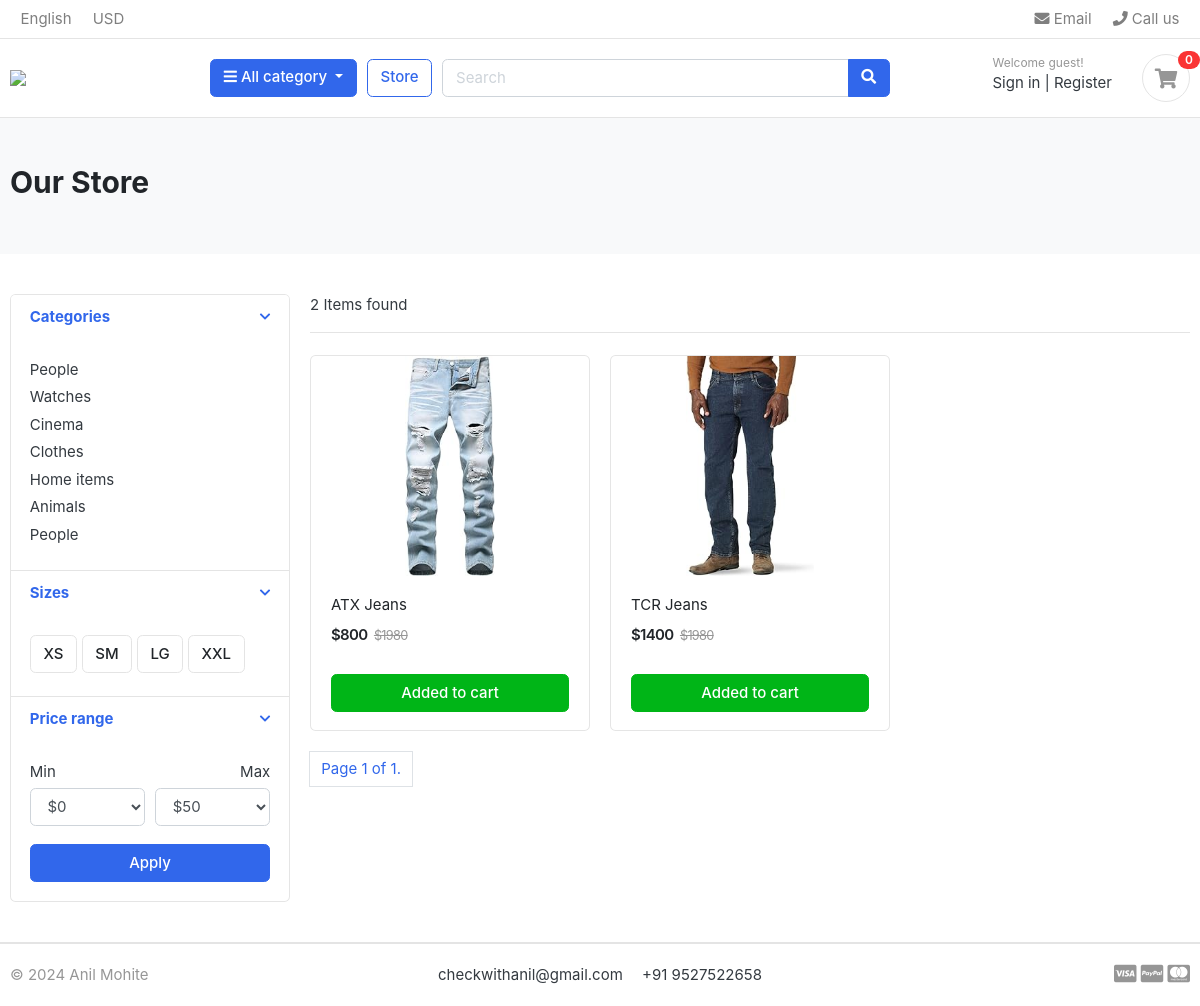
Page /store/category/jeans/ on the committed database.
### store/models.py (models this page shows, shortened)
class Product(models.Model):
    product_name = models.CharField(max_length=200, unique=True)
    slug = models.CharField(max_length=200, unique=True)
    desc = models.TextField(max_length=500, blank=True)
    price = models.IntegerField()
    prod_image = models.ImageField(upload_to='photos/products', blank=True)
    stock = models.IntegerField()
    is_available = models.BooleanField(default=True)
    category = models.ForeignKey(Category, on_delete=models.CASCADE)
    created_date = models.DateTimeField(auto_now_add=True)
    modified_date = models.DateTimeField(auto_now=True)
    def get_url(self):
        return reverse('product_detail',args=[self.category.slug, self.slug])

### store/views.py (the view)
# urls.py: path("store/", include("store.urls")),
def store(request, category_slug=None):
    if category_slug != None:
        category = get_object_or_404(Category, slug = category_slug)
        products = Product.objects.filter(is_available = True, category = category)
    else:
        products = Product.objects.filter(is_available = True)
    paginator = Paginator(products,6)
    page = request.GET.get('page')
    page_products = paginator.get_page(page)
    total_products = products.count()
    context = {
        'products':page_products,
        'total_products':total_products
    }
    return render(request, 'store/store.html', context)

### carts/context_processors.py (called while the page is built)
def cart_counter(request):
    cart_count = 0
    if 'admin' in request.path:
        return {}
    else:
        try:
            cart = Cart.objects.get(cart_id = _cart_id(request))
            cart_items = CartItem.objects.filter(cart = cart)
            for cart_item in cart_items:
                cart_count += cart_item.quantity
        except Cart.DoesNotExist:
            cart_count = 0
    return dict(cart_count = cart_count)

### carts/views.py (called while the page is built)
def _cart_id(request):
    cart = request.session.session_key
    if not cart:
        cart = request.session.create()
    return cart

### category/context_processors.py (called while the page is built)
def cat_menu_links(request):
    links = Category.objects.all()
    return dict(cat_links=links)

### category/models.py (called while the page is built)
    def get_url(self):
        return reverse('products_by_category', args=[self.slug])

### templates/store/store.html (shortened to what this page needs)
{% extends 'base.html' %}
{% load static%}
{% block content %}
<section class="section-pagetop bg">
	<div class="container">
		<h2 class="title-page">Our Store</h2>
	</div>
</section>
<section class="section-content padding-y">
	<div class="container">
		<div class="row">
			<aside class="col-md-3">
				<div class="card">
					<article class="filter-group">
						<header class="card-header">
							<a href="#" data-toggle="collapse" data-target="#collapse_1" aria-expanded="true" class="">
								<i class="icon-control fa fa-chevron-down"></i>
								<h6 class="title">Categories</h6>
							</a>
						</header>
						<div class="filter-content collapse show" id="collapse_1" style="">
							<div class="card-body">
								<ul class="list-menu">
									<li><a href="#">People </a></li>
									<li><a href="#">Watches </a></li>
									<li><a href="#">Cinema </a></li>
									<li><a href="#">Clothes </a></li>
									<li><a href="#">Home items </a></li>
									<li><a href="#">Animals</a></li>
									<li><a href="#">People </a></li>
								</ul>
							</div>
						</div>
					</article>
					<article class="filter-group">
						<header class="card-header">
							<a href="#" data-toggle="collapse" data-target="#collapse_4" aria-expanded="true" class="">
								<i class="icon-control fa fa-chevron-down"></i>
								<h6 class="title">Sizes </h6>
							</a>
						</header>
						<div class="filter-content collapse show" id="collapse_4" style="">
							<div class="card-body">
								<label class="checkbox-btn">
									<span class="btn btn-light"> XS </span>
								</label>
								<label class="checkbox-btn">
									<span class="btn btn-light"> SM </span>
								</label>
								<label class="checkbox-btn">
									<span class="btn btn-light"> LG </span>
								</label>
								<label class="checkbox-btn">
									<span class="btn btn-light"> XXL </span>
								</label>
							</div>
						</div>
					</article>
					<article class="filter-group">
						<header class="card-header">
							<a href="#" data-toggle="collapse" data-target="#collapse_3" aria-expanded="true" class="">
								<i class="icon-control fa fa-chevron-down"></i>
								<h6 class="title">Price range </h6>
							</a>
						</header>
						<div class="filter-content collapse show" id="collapse_3" style="">
							<div class="card-body">
								<div class="form-row">
									<div class="form-group col-md-6">
										<label>Min</label>
										<select class="mr-2 form-control">
											<option value="0">$0</option>
										</select>
									</div>
									<div class="form-group text-right col-md-6">
										<label>Max</label>
										<select class="mr-2 form-control">
											<option value="50">$50</option>
										</select>
									</div>
								</div>
								<button class="btn btn-block btn-primary">Apply</button>
							</div>
						</div>
					</article>
				</div>
			</aside>
			<main class="col-md-9">
				<header class="border-bottom mb-4 pb-3">
					<div class="form-inline">
						<span class="mr-md-auto">{{total_products}} Items found </span>
					</div>
				</header>
				<div class="row">
					{% if products %}
					{% for product in products %}
					<div class="col-md-4">
						<figure class="card card-product-grid">
							<div class="img-wrap">
								<a href="{{product.get_url}}">
									<img src="{{product.prod_image.url}}">
								</a>
							</div>
							<figcaption class="info-wrap">
								<div class="fix-height">
									<a href="{{product.get_url}}" class="title">{{product.product_name}}</a>
									<div class="price-wrap mt-2">
										<span class="price">${{product.price}}</span>
										<del class="price-old">$1980</del>
									</div>
								</div>
								<a href="{% url 'add_cart' product.id %}" class="btn btn-block btn-success">Added to cart </a>
							</figcaption>
						</figure>
					</div>
					{% endfor %}
					{% endif %}
				</div>
				<div class="pagination">
						<span class="page-link disabled">
							Page {{ products.number }} of {{ products.paginator.num_pages }}.
						</span>
				</div>
			</main>
		</div>
	</div>
</section>
{% endblock %}

### static/css/ui.css (style rules this page uses)
html { font-family: "Inter", sans-serif; font-size: 15px; }
.img-wrap { text-align: center; display: block; }
.img-wrap img { max-width: 100%; }
.price-wrap { letter-spacing: -0.7px; }
.padding-y { padding-top: 40px; padding-bottom: 40px; }
figure { margin-bottom: 0; }
article:after, .form-group:after { display: block; clear: both; content: ""; }
.bg { background-color: #f8f9fa; }
.title-page { color: #212529; }
.btn-light { background-color: #fff; border-color: #e4e4e4; }
[class*=list-] li:after { visibility: hidden; display: block; content: ""; overflow: hidden; height: 0; clear: both; }
.list-menu { list-style: none; margin: 0; padding-left: 0; }
.list-menu li { margin-bottom: 5px; }
.list-menu a { color: #343a40; }
[class*=card-product] a.title { color: #212529; display: block; }
[class*=card-product] .img-wrap { overflow: hidden; position: relative; }
[class*=card-product] .img-wrap img { height: 100%; max-width: 100%; width: auto; display: inline-block; -o-object-fit: cover; object-fit: cover; }
.card-product-grid { margin-bottom: 20px; }
.card-product-grid .img-wrap { border-radius: 0.2rem 0.2rem 0 0; height: 220px; }
.card-product-grid .info-wrap { overflow: hidden; padding: 18px 20px; }
.card-product-grid .fix-height { height: 80px; overflow: hidden; }
.card .img-wrap { overflow: hidden; }
.price { font-weight: 600; color: #212529; }
.price-old { color: #969696; margin-left: 3px; font-size: 85%; }
.icon-control { margin-top: 5px; float: right; font-size: 80%; }
.card-header .title { margin-bottom: 0; line-height: 1.5; }
.filter-group { border-bottom: 1px solid #e4e4e4; }
.filter-group .card-header { border-bottom: 0; }
.filter-group:last-child { border-bottom: 0; }
.checkbox-btn { position: relative; }
.section-pagetop { padding: 45px 0; }

### rows in the picture
Product: prod_image (picture), product_name "ATX Jeans", price "800"
Product: prod_image (picture), product_name "TCR Jeans", price "1400"

### other values in the picture
{{ cart_count }} "0"
{{ total_products }} "2"
{{ products.number }} "1"
{{ products.paginator.num_pages }} "1"
